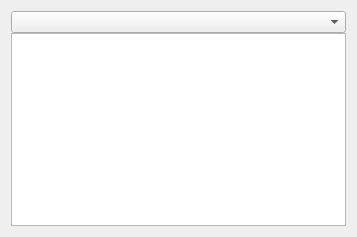
<?xml version="1.0" encoding="UTF-8"?>
<ui version="4.0">
 <class>Form</class>
 <widget class="QWidget" name="Form">
  <property name="geometry">
   <rect>
    <x>0</x>
    <y>0</y>
    <width>357</width>
    <height>237</height>
   </rect>
  </property>
  <property name="windowTitle">
   <string>Form</string>
  </property>
  <layout class="QVBoxLayout" name="verticalLayout">
   <property name="spacing">
    <number>0</number>
   </property>
   <item>
    <widget class="QComboBox" name="comboBox"/>
   </item>
   <item>
    <widget class="QTextEdit" name="textEdit"/>
   </item>
  </layout>
 </widget>
 <resources/>
 <connections/>
</ui>
